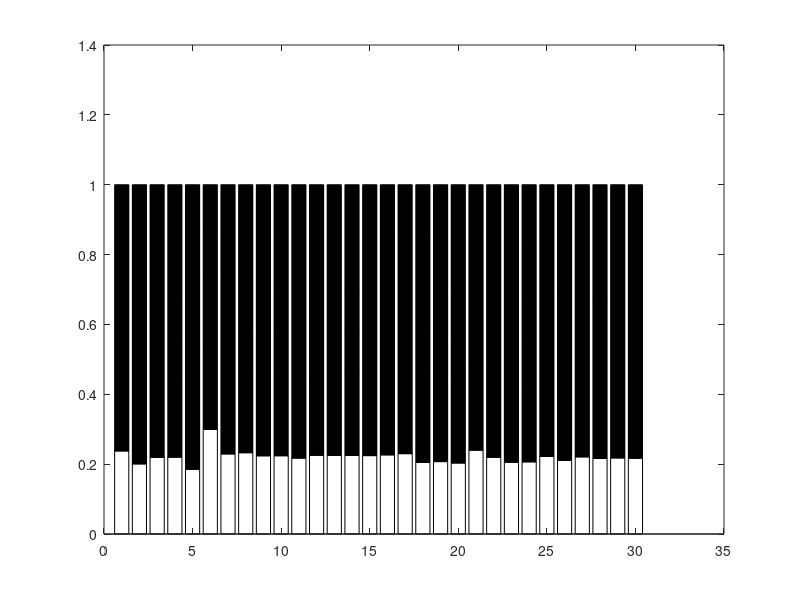

The MATLAB script that drew this image: (Note: this script raises an error after producing the figure.)
 %% 
 % @Author: Scott Zheng
 % @Date: 2022-03-02 21:32:55
 % @LastEditors: Scott Zheng
 % @LastEditTime: 2022-03-02 22:41:25
 % @FilePath: \Code\experimenta_T_Processing.m
 % @Description: New export feature supported by Matlab r2020 or later
 % @
 % @Copyright (c) 2022 by Scott Zheng, All Rights Reserved. 
 %% 
%% ExParameters.m processing and plot
clear
clc
%ExParameters.m  T-metric.pdf

load('Results-all.mat')
NAME = {'MDABC-LPT','MDABC-SPT','NSGA2-Johnson','NSGA2-SPT','SPEA2-Johnson','SPEA2-SPT'};
mark = ["-o",'--o','-*','--*','-x','--x'];

context = zeros(6,30);
for i = 1:30
    for j = 1:6
        context(j,i) =Results{j,2,i};
    end
end

for i =1:30
    context(1:2,i) = context(1:2,i)*1.5;
    context(3:4,i) = context(3:4,i)*0.8;
end

for i = 1:30
    colSum = sum(context(:,i));
    for j = 1:6
        context(j,i) = context(j,i) / colSum;
    end
end

%% uisetcolor
colors = [[236,115,87];[253, 214, 146];[121,189,154];[207,240,158];[30, 192, 255];[163, 218, 255]]./255;

figure(1);
b = bar(context','stacked','FaceColor','flat');
for i =1:6
    b(i).FaceColor = colors(i,:);
    b(i).LineStyle = 'none';
end
ylim([0,1])   
xticks(1:2:30)
yticks(0:0.2:1)
yticklabels({'0%','20%','40%','60%','80%','100%'})
xlabel('Instances','FontWeight','bold');
ylabel('T-metric (%)','FontWeight','bold');
legend(NAME,'Location','northoutside','Orientation','vertical','NumColumns',3)

set(gcf,'position',[0,0,1000,550])
set(gca,'FontSize',14)
exportgraphics(gca,'.\Figures\4-5.pdf','Resolution',300)  % matlab r2020 or later




